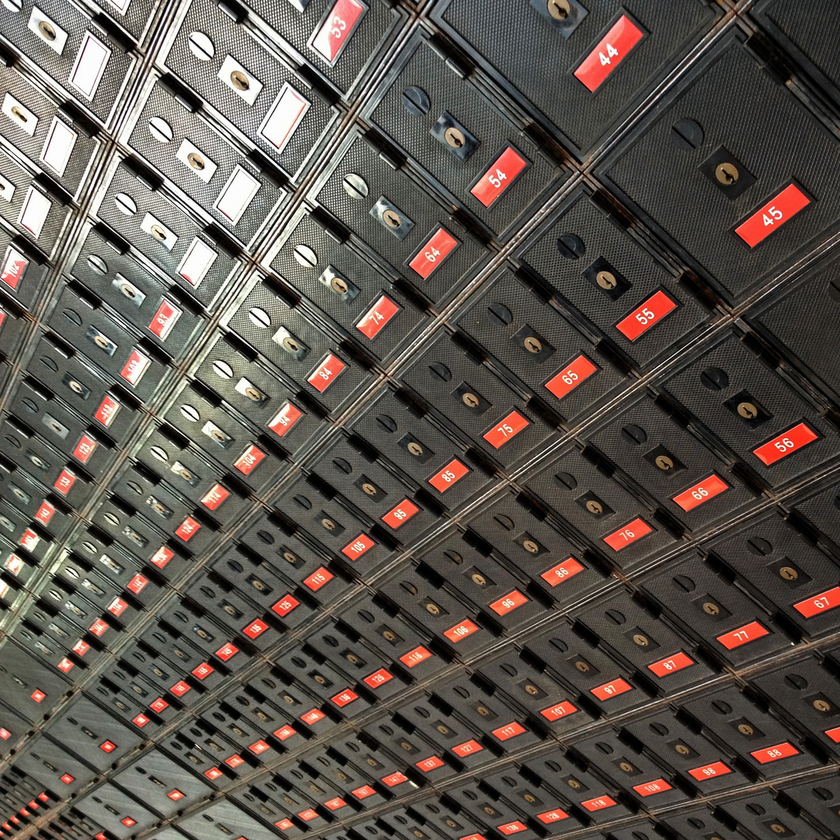
#> input picture src/app/realesrgan/resolution_high/img_006_SRF_4_HR.png, 840 x 840 px, shrunk from 1024 x 1024 before the run
$ python fusion_metrics.py ../realesrgan/resolution_high ../realesrgan/resolution_high ../realesrgan/resolution_high
#> lines starting #> are read from the running program, lines starting #| are printed output that depends on the picture; long printed decimals are rounded
#!/usr/bin/env python3
"""Compute fusion quality metrics (mutual information, entropy, mean difference, spatial frequency).

The script expects three directories containing matched visible, infrared, and fused images.
Matching is controlled by filename-derived keys, similar to tools/psnr_eval.py.
"""

import argparse
import math
from pathlib import Path
from typing import Callable, Dict, List, Tuple

import cv2
import numpy as np


def parse_args() -> argparse.Namespace:
    parser = argparse.ArgumentParser(
        description="Compute fusion metrics for matched visible/infrared/fused image triplets.",
        formatter_class=argparse.ArgumentDefaultsHelpFormatter,
    )
    parser.add_argument("visible", type=Path, help="Directory with visible-light images.")
    parser.add_argument("infrared", type=Path, help="Directory with infrared images.")
    parser.add_argument("fused", type=Path, help="Directory with fused output images.")

    parser.add_argument(
        "--extensions",
        nargs="*",
        default=[".png", ".jpg", ".jpeg", ".bmp"],
        help="File extensions (case-insensitive) to consider.",
    )
    parser.add_argument(
        "--recursive",
        action="store_true",
        help="Search directories recursively for matching files.",
    )
    parser.add_argument(
        "--quiet",
        action="store_true",
        help="Only print aggregate metrics.",
    )
    parser.add_argument(
        "--match-delimiter",
        type=str,
        default="_",
        help="Delimiter used when trimming filename suffix segments for matching.",
    )
    parser.add_argument(
        "--match-drop-suffix-visible",
        type=int,
        default=0,
        help="Trailing segments to drop from visible filenames when matching.",
    )
    parser.add_argument(
        "--match-drop-suffix-infrared",
        type=int,
        default=0,
        help="Trailing segments to drop from infrared filenames when matching.",
    )
    parser.add_argument(
        "--match-drop-suffix-fused",
        type=int,
        default=0,
        help="Trailing segments to drop from fused filenames when matching.",
    )
    parser.add_argument(
        "--match-ignore-case",
        action="store_true",
        help="Ignore case when comparing derived filename keys.",
    )
    parser.add_argument(
        "--output-csv",
        type=Path,
        help="Optional path to write per-image metrics as CSV.",
    )
    return parser.parse_args()


def normalize_exts(exts: List[str]) -> List[str]:
    normalized = []
    for ext in exts:
        ext = ext.strip().lower()
        if not ext:
            continue
        if not ext.startswith('.'):
            ext = f".{ext}"
        normalized.append(ext)
    return normalized or ['.png']


def trim_suffix_segments(stem: str, delimiter: str, count: int) -> str:
    if count <= 0 or not delimiter:
        return stem
    segments = stem.split(delimiter)
    if len(segments) <= count:
        return stem
    trimmed = delimiter.join(segments[:-count])
    return trimmed if trimmed else stem


def make_key_builder(drop_suffix: int, delimiter: str, ignore_case: bool) -> Callable[[Path], str]:
    def builder(path: Path) -> str:
        stem = path.stem
        trimmed = trim_suffix_segments(stem, delimiter, drop_suffix)
        key = f"{trimmed}{path.suffix.lower()}"
        if ignore_case:
            key = key.lower()
        return key

    return builder


def collect_images(
    root: Path,
    exts: List[str],
    recursive: bool,
    key_builder: Callable[[Path], str],
) -> Tuple[Dict[str, Path], List[Path]]:
    files: Dict[str, Path] = {}
    duplicates: List[Path] = []
    iterator = root.rglob("*") if recursive else root.glob("*")
    for path in iterator:
        if not path.is_file():
            continue
        if path.suffix.lower() not in exts:
            continue
        key = key_builder(path)
        if key in files:
            duplicates.append(path)
            continue
        files[key] = path
    return files, duplicates


def ensure_grayscale(image: np.ndarray) -> np.ndarray:
    if image.ndim == 2:
        return image
    if image.ndim == 3:
        if image.shape[2] == 1:
            return image[:, :, 0]
        if image.shape[2] >= 3:
            return cv2.cvtColor(image, cv2.COLOR_BGR2GRAY)
    raise ValueError(f"Unsupported image shape for grayscale conversion: {image.shape}")


def load_image(path: Path) -> np.ndarray:
    img = cv2.imread(str(path), cv2.IMREAD_UNCHANGED)
    if img is None:
        raise ValueError(f"Failed to read image: {path}")
    return img


def compute_histogram(image: np.ndarray) -> np.ndarray:
    hist = cv2.calcHist([image], [0], None, [256], [0, 256])
    hist = hist.ravel()
    total = np.sum(hist)
    if total <= 0:
        raise ValueError("Histogram sum is zero; check input image.")
    return hist / total


def compute_entropy(image: np.ndarray) -> float:
    probs = compute_histogram(image)
    with np.errstate(divide='ignore', invalid='ignore'):
        logs = np.log2(probs)
    logs[~np.isfinite(logs)] = 0.0
    entropy = -float(np.sum(probs * logs))
    return entropy


def compute_mutual_information(image_a: np.ndarray, image_b: np.ndarray) -> float:
    joint_hist, _, _ = np.histogram2d(
        image_a.ravel(),
        image_b.ravel(),
        bins=256,
        range=[[0, 255], [0, 255]],
    )
    joint_prob = joint_hist / np.sum(joint_hist)
    prob_a = np.sum(joint_prob, axis=1, keepdims=True)
    prob_b = np.sum(joint_prob, axis=0, keepdims=True)
    with np.errstate(divide='ignore', invalid='ignore'):
        log_term = np.log2(joint_prob) - np.log2(prob_a) - np.log2(prob_b)
    log_term[~np.isfinite(log_term)] = 0.0
    mi = float(np.sum(joint_prob * log_term))
    return mi


def compute_std_difference(vis: np.ndarray, ir: np.ndarray, fused: np.ndarray) -> float:
    vis_f = vis.astype(np.float32)
    ir_f = ir.astype(np.float32)
    fused_f = fused.astype(np.float32)
    average_source = 0.5 * (vis_f + ir_f)
    diff = fused_f - average_source
    return float(np.std(diff))


def compute_spatial_frequency(image: np.ndarray) -> float:
    img = image.astype(np.float32)
    if img.size == 0:
        return 0.0
    row_diff = np.diff(img, axis=0)
    col_diff = np.diff(img, axis=1)
    rf = math.sqrt(float(np.mean(row_diff * row_diff))) if row_diff.size else 0.0
    cf = math.sqrt(float(np.mean(col_diff * col_diff))) if col_diff.size else 0.0
    return math.sqrt(rf * rf + cf * cf)


def write_csv(path: Path, rows: List[str]) -> None:
    path.parent.mkdir(parents=True, exist_ok=True)
    path.write_text("\n".join(rows) + "\n", encoding="utf-8")


def main() -> int:
    args = parse_args()

    for directory in (args.visible, args.infrared, args.fused):
        if not directory.is_dir():
            print(f"Directory not found: {directory}")
            return 1

    exts = normalize_exts(args.extensions)
    vis_key_builder = make_key_builder(
        args.match_drop_suffix_visible,
        args.match_delimiter,
        args.match_ignore_case,
    )
    ir_key_builder = make_key_builder(
        args.match_drop_suffix_infrared,
        args.match_delimiter,
        args.match_ignore_case,
    )
    fused_key_builder = make_key_builder(
        args.match_drop_suffix_fused,
        args.match_delimiter,
        args.match_ignore_case,
    )

    vis_images, vis_dupes = collect_images(args.visible, exts, args.recursive, vis_key_builder)
    ir_images, ir_dupes = collect_images(args.infrared, exts, args.recursive, ir_key_builder)
    fused_images, fused_dupes = collect_images(args.fused, exts, args.recursive, fused_key_builder)

    if vis_dupes:
        print(f"Warning: skipped {len(vis_dupes)} visible files due to duplicate match keys.")
    if ir_dupes:
        print(f"Warning: skipped {len(ir_dupes)} infrared files due to duplicate match keys.")
    if fused_dupes:
        print(f"Warning: skipped {len(fused_dupes)} fused files due to duplicate match keys.")

    common_keys = sorted(set(vis_images) & set(ir_images) & set(fused_images))
    if not common_keys:
        print("No matching triplets found across the provided directories.")
        return 1

    header = "Key,MI_visible,MI_infrared,MI_total,Entropy,StdDifference,SpatialFrequency"
    csv_rows: List[str] = [header]
    if not args.quiet:
        print(header)

    aggregates = {
        "mi_visible": [],
        "mi_infrared": [],
        "entropy": [],
        "std_difference": [],
        "spatial_frequency": [],
    }
    processed_keys: List[str] = []

    for key in common_keys:
        vis_path = vis_images[key]
        ir_path = ir_images[key]
        fused_path = fused_images[key]

        vis_img = load_image(vis_path)
#> in load_image, img is the input picture: shape (840, 840, 3); mean B, G, R 76.5, 83.5, 91.9
        ir_img = load_image(ir_path)
        fused_img = load_image(fused_path)

        if vis_img.shape[:2] != ir_img.shape[:2] or vis_img.shape[:2] != fused_img.shape[:2]:
            print(
                f"Skip {vis_path.name}, {ir_path.name}, {fused_path.name}:"
                f" spatial mismatch {vis_img.shape} / {ir_img.shape} / {fused_img.shape}"
            )
            continue

        vis_gray = ensure_grayscale(vis_img)
#> in ensure_grayscale, `return cv2.cvtColor(image, cv2.COLOR_BGR2GRAY)`:
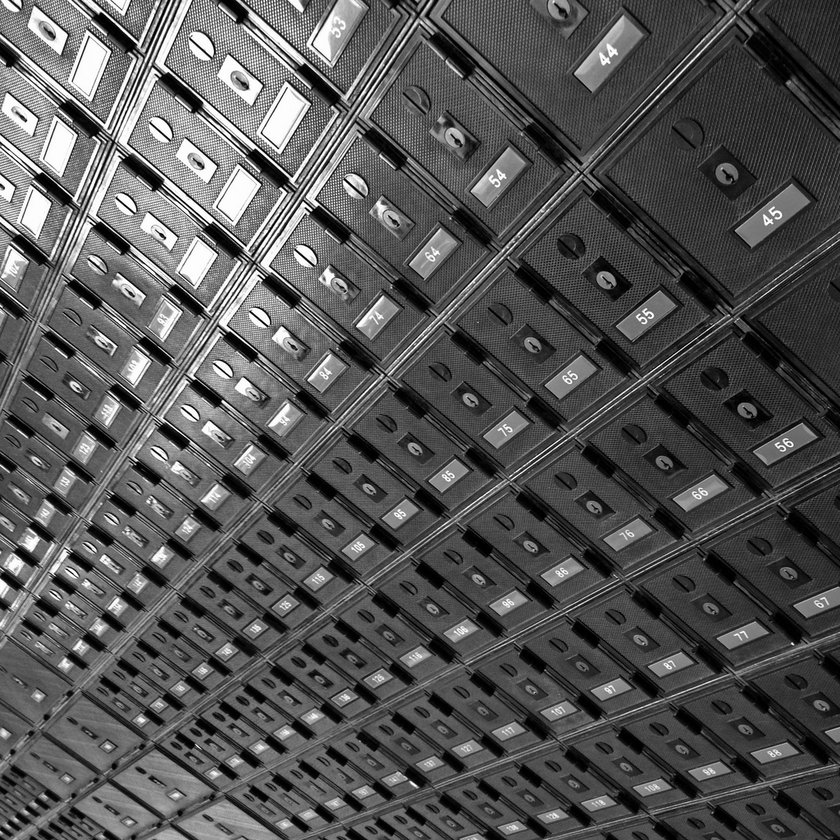
#> returned value: shape (840, 840); min 0, max 255, mean 85.2
        ir_gray = ensure_grayscale(ir_img)
        fused_gray = ensure_grayscale(fused_img)

        try:
            entropy = compute_entropy(fused_gray)
#> in compute_histogram, `hist = cv2.calcHist([image], [0], None, [256], [0, 256])`: hist = 256 values, max 6779 at index 68, min 355 at index 232, mean 2756.2
#> in compute_histogram, `total = np.sum(hist)`: total = 705600
#> in compute_entropy, `probs = compute_histogram(image)`: probs = 256 values, max 0.00961 at index 68, min 0.000503 at index 232, mean 0.00391
#> in compute_entropy, `logs = np.log2(probs)`: logs = 256 values, max -6.7 at index 68, min -10.96 at index 232, mean -8.56
#> in compute_entropy, `entropy = -float(np.sum(probs * logs))`: entropy = 7.57
#> entropy = 7.57
            mi_vis = compute_mutual_information(fused_gray, vis_gray)
#> in compute_mutual_information, `joint_hist, _, _ = np.histogram2d( image_a.ravel(), image_b.ravel(), b..`:
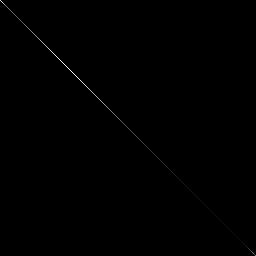
#> joint_hist: shape (256, 256) float64; min 0, max 6779, mean 10.8; drawn with min black and max white
#> in compute_mutual_information, `prob_a = np.sum(joint_prob, axis=1, keepdims=True)`: prob_a has the same summary as probs in compute_entropy
#> mi_vis = 7.57
            mi_ir = compute_mutual_information(fused_gray, ir_gray)
#> mi_ir = 7.57
            std_diff = compute_std_difference(vis_gray, ir_gray, fused_gray)
#> in compute_std_difference, `diff = fused_f - average_source`: diff: shape (840, 840) float32; every value is 0
#> std_diff = 0
            spatial_freq = compute_spatial_frequency(fused_gray)
#> in compute_spatial_frequency, `row_diff = np.diff(img, axis=0)`:
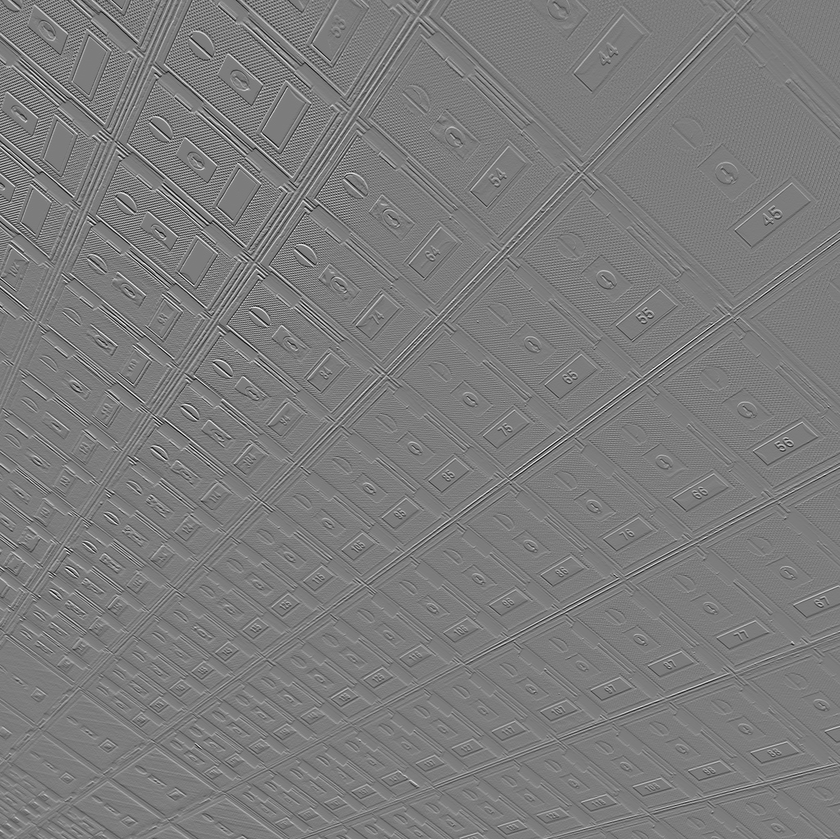
#> row_diff: shape (839, 840) float32; min -207, max 216, mean 0; drawn with min black and max white
#> in compute_spatial_frequency, `col_diff = np.diff(img, axis=1)`:
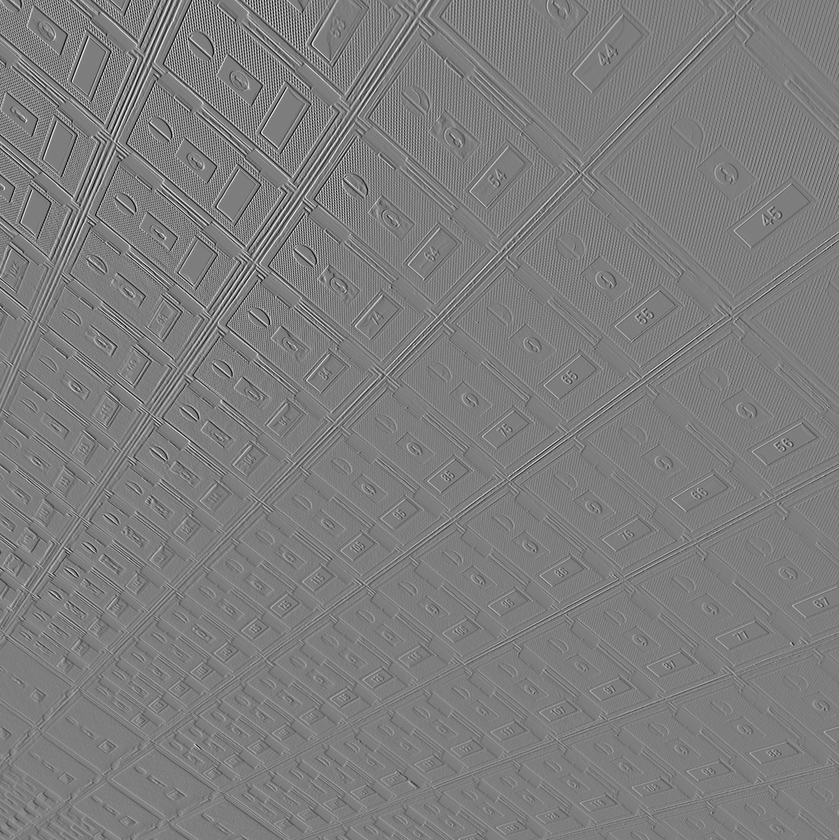
#> col_diff: shape (840, 839) float32; min -209, max 214, mean -0.1; drawn with min black and max white
#> in compute_spatial_frequency, `rf = math.sqrt(float(np.mean(row_diff * row_diff))) if row_diff.size e..`: rf = 31.88
#> in compute_spatial_frequency, `cf = math.sqrt(float(np.mean(col_diff * col_diff))) if col_diff.size e..`: cf = 32.66
#> spatial_freq = 45.64
        except ValueError as exc:
            print(f"Skip {fused_path.name}: {exc}")
            continue

        aggregates["mi_visible"].append(mi_vis)
        aggregates["mi_infrared"].append(mi_ir)
        aggregates["entropy"].append(entropy)
        aggregates["std_difference"].append(std_diff)
        aggregates["spatial_frequency"].append(spatial_freq)
        processed_keys.append(key)

        row = (
            f"{key},{mi_vis:.6f},{mi_ir:.6f},{mi_vis + mi_ir:.6f},"
            f"{entropy:.6f},{std_diff:.6f},{spatial_freq:.6f}"
        )
        csv_rows.append(row)
        if not args.quiet:
            print(row)
#| img_006_SRF_4_HR.png,7.568,7.568,15.137,7.568,0,45.640
#> pass 2 of the loop in main, `for key in common_keys:`:
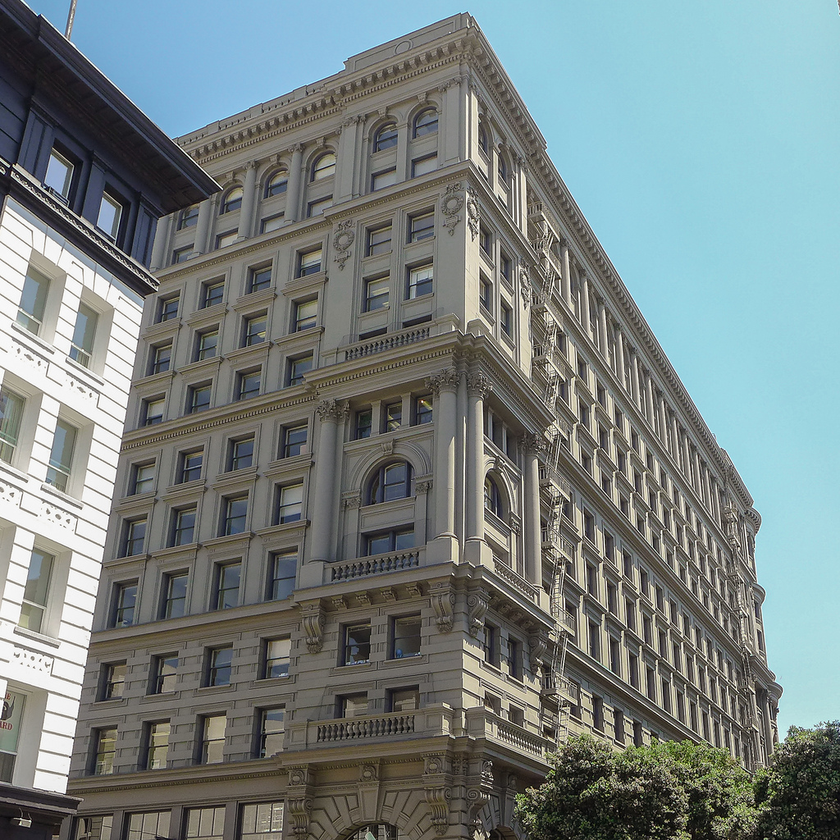
#> input picture src/app/realesrgan/resolution_high/img_014_SRF_4_HR.png, 840 x 840 px, shrunk from 1024 x 1024 before the run
#> in load_image, img is the input picture: shape (840, 840, 3); mean B, G, R 130, 130.5, 119.3
#> in main, `entropy = compute_entropy(fused_gray)`: entropy = 7.55
#> in compute_mutual_information (call 3), `joint_hist, _, _ = np.histogram2d( image_a.ravel(), image_b.ravel(), b..`:
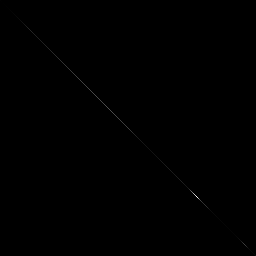
#> joint_hist: shape (256, 256) float64; min 0, max 17032, mean 10.8; drawn with min black and max white
#> prob_a = 256 values, max 0.0241 at index 196, min 8.65e-05 at index 2, mean 0.00391
#> mi = 7.55
#> in compute_spatial_frequency (call 2), `col_diff = np.diff(img, axis=1)`:
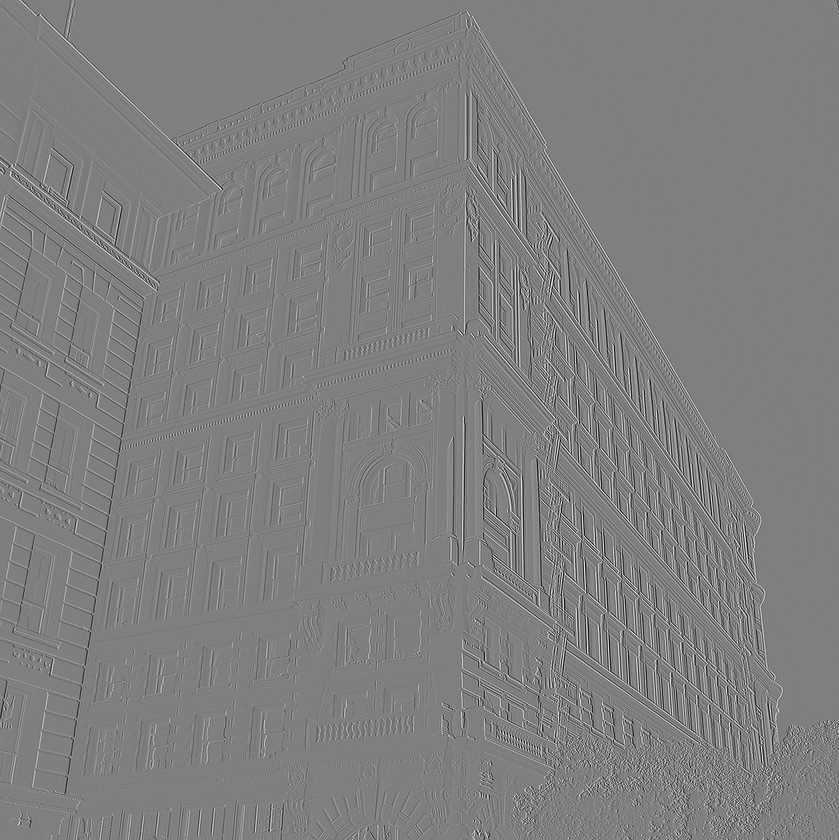
#> col_diff: shape (840, 839) float32; min -221, max 221, mean 0; drawn with min black and max white
#> rf = 25.22
#> cf = 30.77
#> spatial_freq = 39.79
#| img_014_SRF_4_HR.png,7.550,7.550,15.100,7.550,0,39.789

    count = len(processed_keys)
    if count == 0:
        print("No valid image triplets after filtering mismatches.")
        return 1

    avg_mi_vis = float(sum(aggregates["mi_visible"]) / count)
    avg_mi_ir = float(sum(aggregates["mi_infrared"]) / count)
    avg_entropy = float(sum(aggregates["entropy"]) / count)
    avg_std_diff = float(sum(aggregates["std_difference"]) / count)
    avg_spatial_freq = float(sum(aggregates["spatial_frequency"]) / count)

    summary = (
        "Averages: "
        f"MI_visible={avg_mi_vis:.6f}, "
        f"MI_infrared={avg_mi_ir:.6f}, "
        f"MI_total={avg_mi_vis + avg_mi_ir:.6f}, "
        f"Entropy={avg_entropy:.6f}, "
        f"StdDifference={avg_std_diff:.6f}, "
        f"SpatialFrequency={avg_spatial_freq:.6f}"
    )
    print(summary)

    if args.output_csv:
        csv_rows.append(
            f"Averages,{avg_mi_vis:.6f},{avg_mi_ir:.6f},{avg_mi_vis + avg_mi_ir:.6f},"
            f"{avg_entropy:.6f},{avg_std_diff:.6f},{avg_spatial_freq:.6f}"
        )
        write_csv(args.output_csv, csv_rows)

    return 0


if __name__ == "__main__":
    raise SystemExit(main())
#> (the program exits here)
